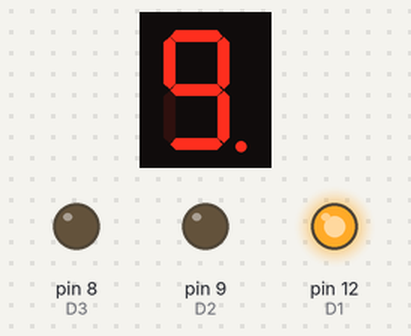
The sketch below on a simulated Arduino Uno, built with avr-gcc and run on an emulated ATmega328P. Shown: 1-digit seven-segment display, output pins drawn as LEDs (lit = HIGH). Wiring (inferred from the names in the program): 1-digit 7-segment display, segments lit when HIGH: segments pin 11, pin 7, pin 4, pin 2, pin 13, pin 10, pin 5, pin 3. The segment pins are drawn as the display they are named for; pins used as bus, display or sensor lines are not drawn.

Above: at 0.1 s.
At 1.1 s:
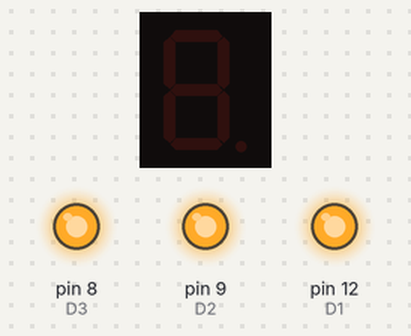
At 2.1 s:
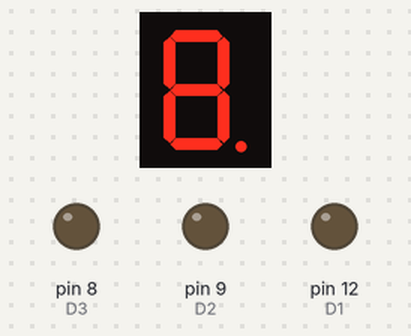
Timing chart, 0 to 130.0 s (numbered marks = the images above):
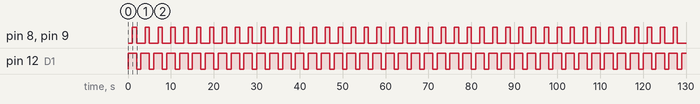

Measured:
- by itself, pin 8 (D3), pin 9 (D2): alternates HIGH for 1.0 s and LOW for 2.0 s
- by itself, pin 12 (D1): alternates HIGH for 2.0 s and LOW for 1.0 s
- by itself, everything shown: repeats every 3.0 s, in 3 steps
- what the display in image 1 shows lasts 1.0 s, from 1.0 s to 2.0 s

The sketch:

1X7_display_blink.ino
```cpp
int a=11;
int b=7;
int c=4;
int d=2;
int e=13;
int f=10;
int g=5;
int dp=3;
int D1=12;
int D2=9;
int D3=8;
int D4=6;

void setup() {
  // put your setup code here, to run once:
  pinMode(a,OUTPUT);
  pinMode(b,OUTPUT);
  pinMode(c,OUTPUT);
  pinMode(d,OUTPUT);
  pinMode(e,OUTPUT);
  pinMode(f,OUTPUT);
  pinMode(g,OUTPUT);
  pinMode(D1,OUTPUT);
  pinMode(D2,OUTPUT);
  pinMode(D3,OUTPUT);
  pinMode(D4,OUTPUT);
  pinMode(dp,OUTPUT);
}

void loop(){
  digitalWrite(a,HIGH);
  digitalWrite(b,HIGH);
  digitalWrite(c,HIGH);
  digitalWrite(d,HIGH);
  digitalWrite(e,LOW);
  digitalWrite(f,HIGH);
  digitalWrite(g,HIGH);
  digitalWrite(D1,HIGH);
  digitalWrite(D2,LOW);
  digitalWrite(D3,LOW);
  digitalWrite(D4,HIGH);
  digitalWrite(dp,HIGH);
  delay(1000);
  digitalWrite(a,LOW);
  digitalWrite(b,LOW);
  digitalWrite(c,LOW);
  digitalWrite(d,LOW);
  digitalWrite(e,LOW);
  digitalWrite(f,LOW);
  digitalWrite(g,LOW);
  digitalWrite(D1,HIGH);
  digitalWrite(D2,HIGH);
  digitalWrite(D3,HIGH);
  digitalWrite(D4,HIGH);
  digitalWrite(dp,LOW);
  delay(1000);
    digitalWrite(a,HIGH);
  digitalWrite(b,HIGH);
  digitalWrite(c,HIGH);
  digitalWrite(d,HIGH);
  digitalWrite(e,HIGH);
  digitalWrite(f,HIGH);
  digitalWrite(g,HIGH);
  digitalWrite(D1,LOW);
  digitalWrite(D2,LOW);
  digitalWrite(D3,LOW);
  digitalWrite(D4,LOW);
  digitalWrite(dp,HIGH);
  delay(1000);
}
```
